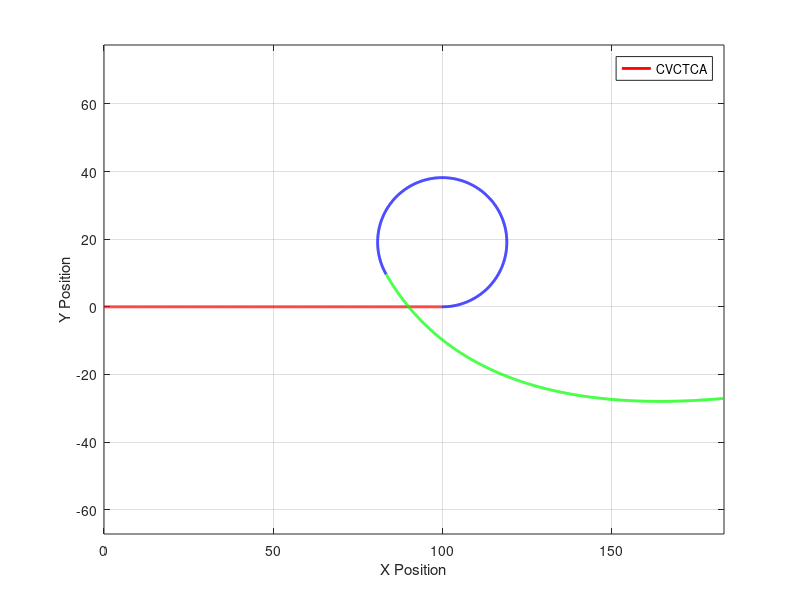

The MATLAB script that drew this image: (Note: this script raises an error after producing the figure.)
clear;clc;close all

% load("soloKF_CVCT.mat");
% load("IMM_CVCT.mat");
load("trajectoryDataCVCTCA.mat");

fs = 100;
% Plot the trajectory
figure;
plot(traj(1:10*fs,1),traj(1:10*fs,2), 'Color','r','LineWidth',2);
hold on 
grid on;
plot(traj(10*fs:20*fs,1),traj(10*fs:20*fs,2), 'Color','b','LineWidth',2);
plot(traj(20*fs:30*fs,1),traj(20*fs:30*fs,2), 'Color','g','LineWidth',2);
xlabel('X Position');
ylabel('Y Position');
legend(["CV" "CT" "CA"],"Location","best")
axis equal;


figure 
subplot 211
plot(time(2:end),traj(2:end,1)-Ximm(1,:)',"linewidth",2)
hold on
grid on
plot(time(2:end),traj(2:end,1)-x1_hat(:,1),"linewidth",2)
plot(time(2:end),traj(2:end,1)-x2_hat(:,1),"linewidth",2)
plot(time(2:end),traj(2:end,1)-x3_hat(:,1),"linewidth",2)
xlabel("Time (sec)")
ylabel("X Error (m)")
legend(["IMM" "CV" "CT" "CA"],"location","best")
subplot 212
plot(time(2:end),traj(2:end,2)-Ximm(2,:)',"linewidth",2)
hold on 
grid on
plot(time(2:end),traj(2:end,2)-x1_hat(:,2),"linewidth",2)
plot(time(2:end),traj(2:end,2)-x2_hat(:,2),"linewidth",2)
plot(time(2:end),traj(2:end,2)-x3_hat(:,2),"linewidth",2)
xlabel("Time (sec)")
ylabel("Y Error (m)")

figure 
subplot 211
plot(time(2:end),traj(2:end,3)-Ximm(3,:)',"linewidth",2)
hold on
grid on
plot(time(2:end),traj(2:end,3)-x1_hat(:,3),"linewidth",2)
plot(time(2:end),traj(2:end,3)-x2_hat(:,3),"linewidth",2)
plot(time(2:end),traj(2:end,3)-x3_hat(:,3),"linewidth",2)
xlabel("Time (sec)")
ylabel("V_y Error (m)")
legend(["IMM" "CV" "CT" "CA"],"location","best")
subplot 212
plot(time(2:end),traj(2:end,4)-Ximm(4,:)',"linewidth",2)
hold on 
grid on
plot(time(2:end),traj(2:end,4)-x1_hat(:,4),"linewidth",2)
plot(time(2:end),traj(2:end,4)-x2_hat(:,4),"linewidth",2)
plot(time(2:end),traj(2:end,4)-x3_hat(:,4),"linewidth",2)
xlabel("Time (sec)")
ylabel("V_y Error (m)")

% figure 
% subplot 211
% plot(time(2:end),traj(2:end,1)-Ximm(1,:)',"linewidth",2)
% hold on
% grid on
% plot(time(2:end),traj(2:end,1)-x2_hat(:,1),"linewidth",2)
% xlabel("Time (sec)")
% ylabel("X Error (m)")
% legend(["IMM" "CT"],"location","best")
% subplot 212
% plot(time(2:end),traj(2:end,2)-Ximm(2,:)',"linewidth",2)
% hold on 
% grid on
% plot(time(2:end),traj(2:end,2)-x2_hat(:,2),"linewidth",2)
% xlabel("Time (sec)")
% ylabel("Y Error (m)")
% 
% figure 
% subplot 211
% plot(time(2:end),traj(2:end,3)-Ximm(3,:)',"linewidth",2)
% hold on
% grid on
% plot(time(2:end),traj(2:end,3)-x2_hat(:,3),"linewidth",2)
% xlabel("Time (sec)")
% ylabel("V_y Error (m)")
% legend(["IMM" "CT"],"location","best")
% subplot 212
% plot(time(2:end),traj(2:end,4)-Ximm(4,:)',"linewidth",2)
% hold on 
% grid on
% plot(time(2:end),traj(2:end,4)-x2_hat(:,4),"linewidth",2)
% xlabel("Time (sec)")
% ylabel("V_y Error (m)")